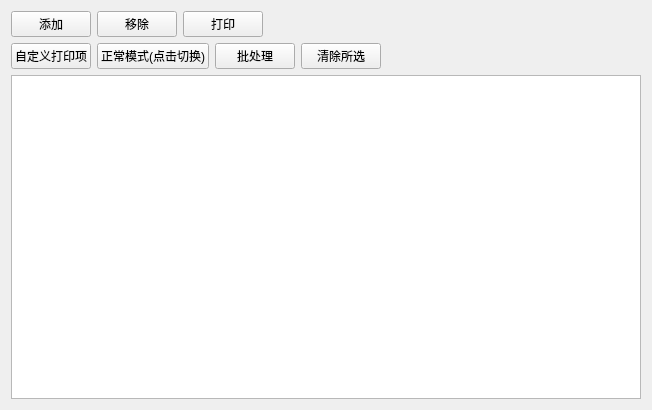
<?xml version="1.0" encoding="UTF-8"?>
<ui version="4.0">
 <class>labelprint_goodinfo_dialog</class>
 <widget class="QWidget" name="labelprint_goodinfo_dialog">
  <property name="geometry">
   <rect>
    <x>0</x>
    <y>0</y>
    <width>652</width>
    <height>410</height>
   </rect>
  </property>
  <property name="windowTitle">
   <string>Dialog</string>
  </property>
  <layout class="QVBoxLayout" name="verticalLayout">
   <item>
    <layout class="QHBoxLayout" name="horizontalLayout_2">
     <item>
      <widget class="lds_toolbar_button_nowrap" name="pushButton_goodadd">
       <property name="text">
        <string>添加</string>
       </property>
       <property name="icon">
        <iconset resource="peripheral.qrc">
         <normaloff>:/image/add.png</normaloff>:/image/add.png</iconset>
       </property>
      </widget>
     </item>
     <item>
      <widget class="lds_toolbar_button_nowrap" name="pushButton_goodremove">
       <property name="text">
        <string>移除</string>
       </property>
       <property name="icon">
        <iconset resource="peripheral.qrc">
         <normaloff>:/image/printremove.png</normaloff>:/image/printremove.png</iconset>
       </property>
       <property name="autoRepeat">
        <bool>false</bool>
       </property>
      </widget>
     </item>
     <item>
      <widget class="lds_toolbar_button_nowrap" name="pushButton_print">
       <property name="text">
        <string>打印</string>
       </property>
       <property name="icon">
        <iconset resource="peripheral.qrc">
         <normaloff>:/image/printset.png</normaloff>:/image/printset.png</iconset>
       </property>
       <property name="autoRepeat">
        <bool>false</bool>
       </property>
      </widget>
     </item>
     <item>
      <spacer name="horizontalSpacer">
       <property name="orientation">
        <enum>Qt::Horizontal</enum>
       </property>
       <property name="sizeHint" stdset="0">
        <size>
         <width>40</width>
         <height>20</height>
        </size>
       </property>
      </spacer>
     </item>
    </layout>
   </item>
   <item>
    <layout class="QHBoxLayout" name="horizontalLayout">
     <item>
      <widget class="lds_toolbar_button_nowrap" name="pushButton_print_project_self">
       <property name="text">
        <string>自定义打印项</string>
       </property>
      </widget>
     </item>
     <item>
      <widget class="lds_toolbar_button" name="pushButton_switch_mode">
       <property name="text">
        <string>正常模式(点击切换)</string>
       </property>
      </widget>
     </item>
     <item>
      <widget class="lds_toolbar_button" name="pushButton_allcontrol">
       <property name="text">
        <string>批处理</string>
       </property>
      </widget>
     </item>
     <item>
      <widget class="lds_toolbar_button" name="pushButton_clearsection">
       <property name="text">
        <string>清除所选</string>
       </property>
      </widget>
     </item>
     <item>
      <spacer name="horizontalSpacer_2">
       <property name="orientation">
        <enum>Qt::Horizontal</enum>
       </property>
       <property name="sizeHint" stdset="0">
        <size>
         <width>40</width>
         <height>20</height>
        </size>
       </property>
      </spacer>
     </item>
    </layout>
   </item>
   <item>
    <widget class="QTableView" name="tableView"/>
   </item>
  </layout>
 </widget>
 <customwidgets>
  <customwidget>
   <class>lds_toolbar_button</class>
   <extends>QPushButton</extends>
   <header>lds_toolbar_button.h</header>
  </customwidget>
  <customwidget>
   <class>lds_toolbar_button_nowrap</class>
   <extends>QPushButton</extends>
   <header>lds_toolbar_button_nowrap.h</header>
  </customwidget>
 </customwidgets>
 <resources>
  <include location="peripheral.qrc"/>
 </resources>
 <connections/>
</ui>
